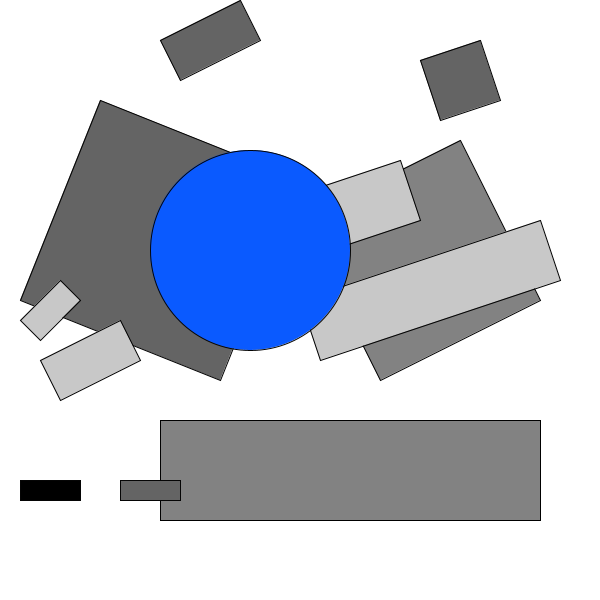
Frame 1 (no input)
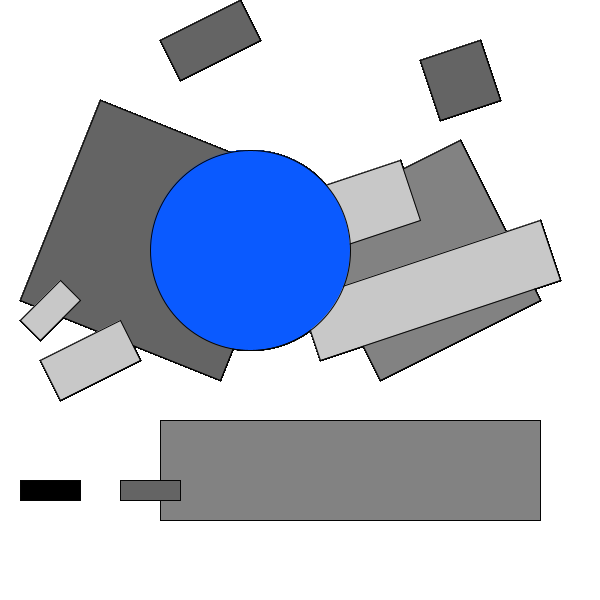
Frame 60 (the mouse pressed at the canvas centre just before this capture)
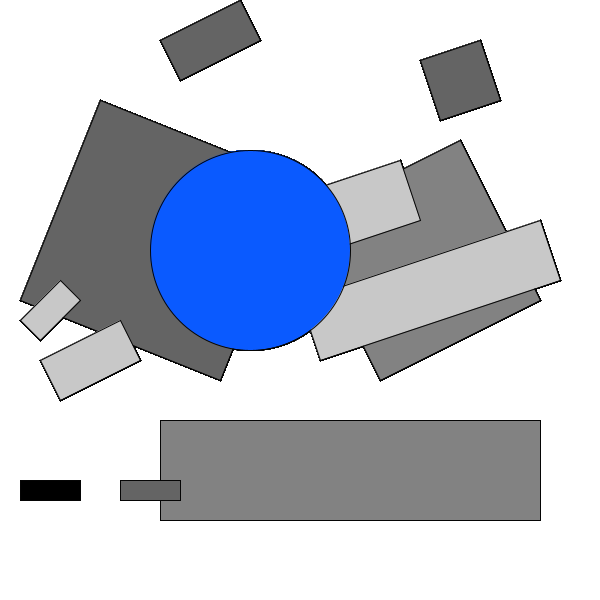
Frame 120 (the mouse held since frame 60 and released just before this capture)

The Processing sketch that drew these frames (run headless with seeded random() and noise(); from frame 60 on, the mouse is pressed at the canvas centre):

// Processing sketch: processing_15835
// ── processing_15835.pde

int mouseClick = 0;
 
float dotX = 250, dotY = 250;
float dotTX = 250, dotTY = 250;
 
void setup() {
  size(600,600);
  background(255);
  frameRate(50);
}
 
 
 


void draw () {
 

  
  if (mouseClick==0) {
    drawSomething01 ();
  } else if (mouseClick==1) {
    drawSomething02 ();
  } 
  
  
 for (int i=0; i<2; i++) {
    if (mouseClick==i) {
    
     fill(0,0,0);
    } else {
    fill(100,100,100);
    }
    stroke(5);
    
    rect(20+i*100,480,60,20);
     
  }
  
  float distance = sqrt((dotX-mouseX)*(dotX-mouseX) + (dotY-mouseY)*(dotY-mouseY));
  if (distance<50) {
    dotTX = random(500);
    dotTY = random(500);
    fill(255,255,255);
  } else {
    fill(10,90,255);
  }
  dotX = dotX + (dotTX-dotX)*0.1;
  dotY += (dotTY-dotY)*0.1;
  ellipse(dotX,dotY,200,200);
  
}
 

 
 
void mousePressed() {
   
  for (int i=0; i<2; i++) {
    if ((mouseX>20+i*100) && (mouseX<80+i*100) && (mouseY>480) && (mouseY<500)) {
      mouseClick = i;
   }
   }
  

}
 
void drawSomething01 () {

fill(100,100,100);
quad(160,40,240,0,260,40,180,80);

quad(100,100,300,180,220,380,20,300);
quad(420,60,480,40,500,100,440,120);
 
fill(130,130,130);
quad(300,220,460,140,540,300,380,380);
rect(160,420,380,100);
rect(20,480,60,20);

fill(200,200,200);
quad(20,320,60,280,80,300,40,340);
quad(40,360,120,320,140,360,60,400);
quad(220,220,400,160,420,220,240,280);
quad(300,300,540,220,560,280,320,360);
 
}
 
void drawSomething02 () {
 
fill(0,0,0);
quad(20,320,60,280,80,300,40,340);
quad(40,360,120,320,140,360,60,400);
quad(220,220,400,160,420,220,240,280);
quad(300,300,540,220,560,280,320,360);

   
}
 
